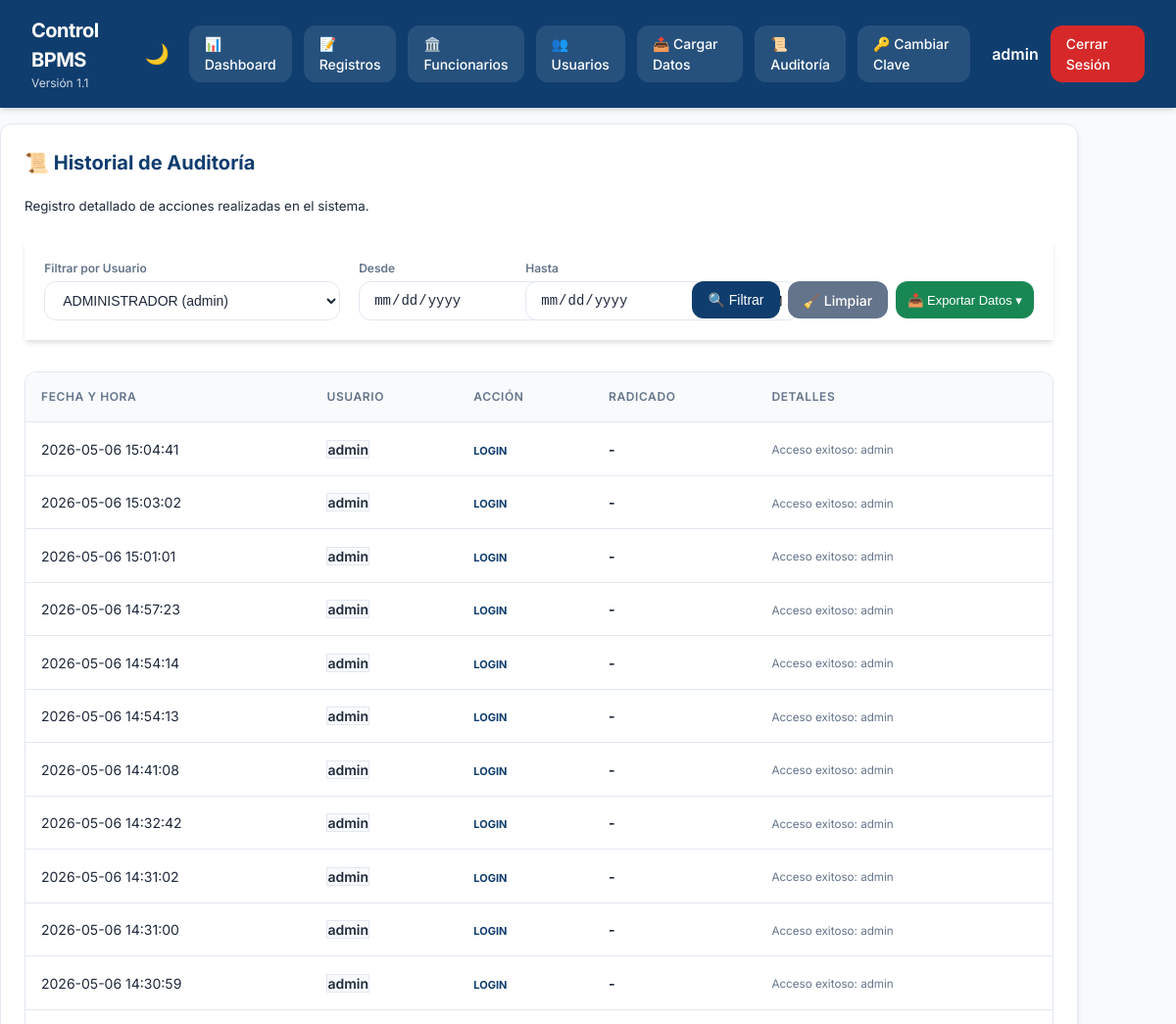
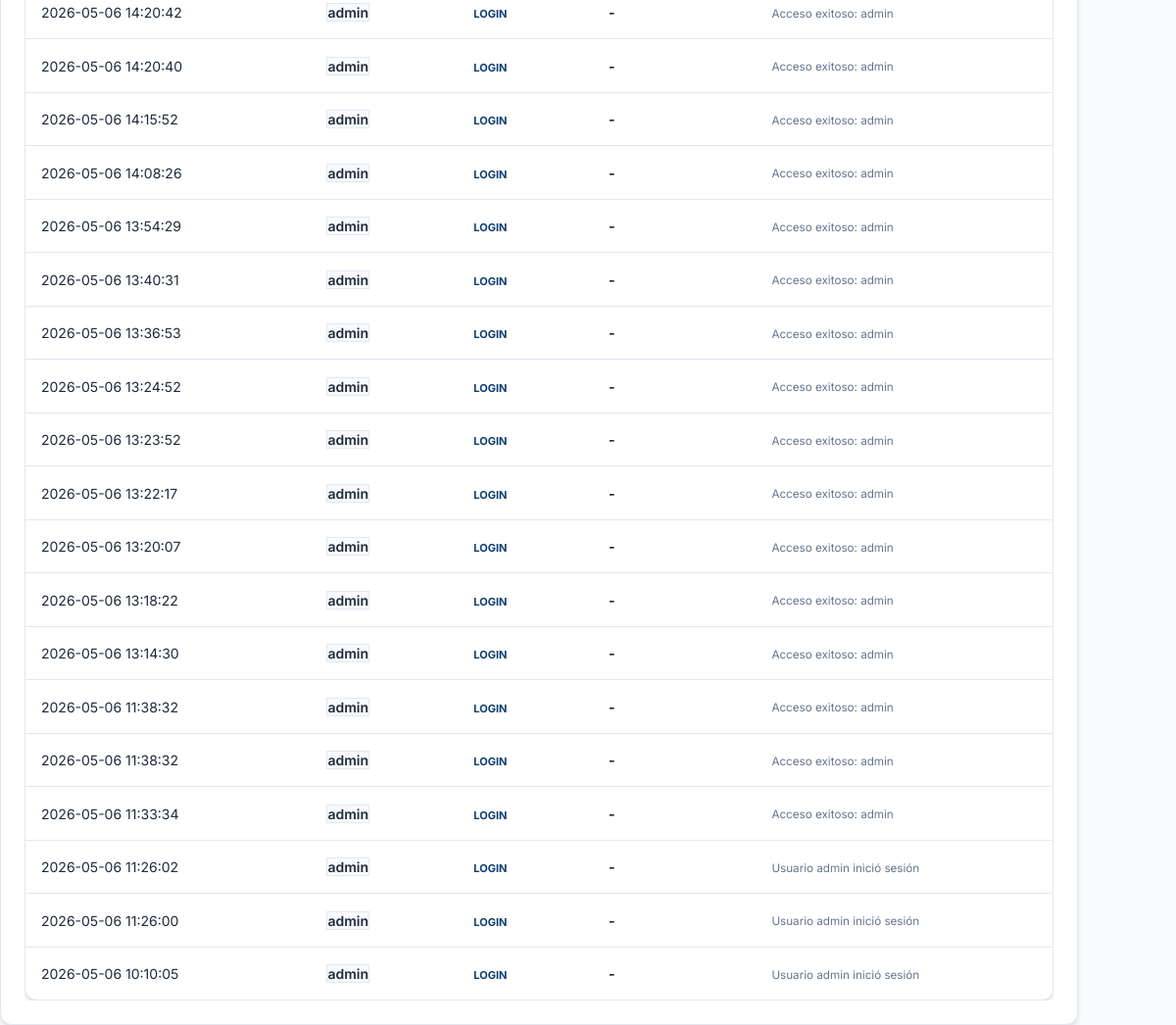
/admin/audit?user_id=1 (signed in), run on the app's committed database (2 pictures, top to bottom).
### tables this page shows
CREATE TABLE users (id INTEGER PRIMARY KEY AUTOINCREMENT, username TEXT UNIQUE NOT NULL, password_hash TEXT NOT NULL, role TEXT NOT NULL CHECK(role IN ('admin','user')), full_name TEXT, is_active INTEGER DEFAULT 1, force_password_change INTEGER DEFAULT 1, last_login_at TEXT);

CREATE TABLE audit_logs (id INTEGER PRIMARY KEY AUTOINCREMENT, user_id INTEGER, action TEXT, details TEXT, radicado TEXT, created_at TEXT);

### app.py (the view)
@app.route("/admin/audit")
def admin_audit():
    user = current_user()
    if not user or user["role"] != "admin": return redirect(url_for("login"))
    uid = request.args.get("user_id", "")
    start = request.args.get("start_date", "")
    end = request.args.get("end_date", "")
    query = "SELECT a.*, u.username FROM audit_logs a LEFT JOIN users u ON a.user_id = u.id WHERE 1=1"
    params = []
    if uid:
        query += " AND a.user_id = ?"
        params.append(uid)
    if start:
        query += " AND a.created_at >= ?"
        params.append(f"{start} 00:00:00")
    if end:
        query += " AND a.created_at <= ?"
        params.append(f"{end} 23:59:59")
    query += " ORDER BY a.created_at DESC LIMIT 500"
    logs = database.query_all(query, tuple(params))
    users = database.query_all("SELECT id, username, full_name FROM users ORDER BY full_name")
    return render_template("admin_audit.html", title="Auditoría", user=user, logs=logs,
                           users_list=users, current_uid=uid, current_start=start, current_end=end)

### app.py (called while the page is built)
def current_user():
    username = session.get("username")
    return database.query_one("SELECT * FROM users WHERE username=?", (username,)) if username else None

### database.py (called while the page is built)
@contextmanager
def get_db():
    conn = sqlite3.connect(DB_PATH)
    conn.row_factory = sqlite3.Row
    try:
        yield conn
    finally:
        conn.close()

def query_all(sql, params=()):
    with get_db() as conn:
        return [dict(row) for row in conn.execute(sql, params).fetchall()]

def query_one(sql, params=()):
    with get_db() as conn:
        row = conn.execute(sql, params).fetchone()
        return dict(row) if row else None

### templates/admin_audit.html (shortened to what this page needs)
{% extends "base.html" %}
{% block content %}
<div class="panel narrow" style="max-width: 1100px;">
    <h2>📜 Historial de Auditoría</h2>
    <p><small>Registro detallado de acciones realizadas en el sistema.</small></p>
    <form class="filters glass" method="get" style="margin-top: 1.5rem; padding: 1.2rem; display: flex; flex-direction: row; flex-wrap: wrap; align-items: flex-end; gap: 1.2rem; position: relative; z-index: 1050; overflow: visible !important;">
        <div class="field" style="flex: 2; min-width: 200px;">
            <label>Filtrar por Usuario</label>
            <select name="user_id">
                {% for u in users_list %}
                <option value="{{ u.id }}" {% if current_uid == u.id|string %}selected{% endif %}>{{ u.full_name }} ({{ u.username }})</option>
                {% endfor %}
            </select>
        </div>
        <div class="field" style="flex: 1; min-width: 140px;">
            <label>Desde</label>
            <input type="date" name="start_date" value="{{ current_start }}">
        </div>
        <div class="field" style="flex: 1; min-width: 140px;">
            <label>Hasta</label>
            <input type="date" name="end_date" value="{{ current_end }}">
        </div>
        <div style="display: flex; gap: 0.5rem; align-items: center; padding-bottom: 2px;">
            <button type="submit" class="btn btn-primary" style="height: 38px;">🔍 Filtrar</button>
            <a href="{{ url_for('admin_audit') }}" class="btn btn-muted" style="height: 38px; display: flex; align-items: center;">🧹 Limpiar</a>
            <div class="export-dropdown">
                <button type="button" class="btn btn-success" style="padding: 6px 12px; font-size: 13px; height: 38px;">📥 Exportar Datos ▾</button>
            </div>
        </div>
    </form>
    <div class="table-wrap" style="padding: 0; margin-top: 2rem;">
        <table>
            <thead>
                <tr>
                    <th>Fecha y Hora</th>
                    <th>Usuario</th>
                    <th>Acción</th>
                    <th>Radicado</th>
                    <th>Detalles</th>
                </tr>
            </thead>
            <tbody>
                {% for log in logs %}
                <tr>
                    <td style="white-space: nowrap;">{{ log.created_at }}</td>
                    <td><span class="badge" style="background: var(--bg); border: 1px solid var(--border); font-weight: 600;">{{ log.username or 'SISTEMA' }}</span></td>
                    <td><b style="font-size: 11px; color: var(--primary);">{{ log.action }}</b></td>
                    <td><b>{{ log.radicado or '-' }}</b></td>
                    <td><small style="color: var(--text-muted);">{{ log.details }}</small></td>
                </tr>
                {% endfor %}
            </tbody>
        </table>
    </div>
</div>
{% endblock %}

### templates/base.html (shortened to what this page needs)
<!DOCTYPE html>
<html lang="es">
<head>
    <link rel="stylesheet" href="{{ url_for('static', filename='styles.css') }}">
</head>
<body class="{% if request.cookies.get('theme') == 'dark' %}dark-mode{% endif %}">
    {% if user %}
    <header class="topbar">
        <div class="topbar-left">
            <h1>Control BPMS</h1>
            <div class="sub">Versión 1.1</div>
        </div>
        <nav class="nav-right">
            <button class="theme-toggle" id="themeToggle" title="Cambiar tema">
                {% if request.cookies.get('theme') == 'dark' %}☀️{% else %}🌙{% endif %}
            </button>
            <a href="{{ url_for('dashboard') }}" class="navbtn">📊 Dashboard</a>
            <a href="{{ url_for('registros') }}" class="navbtn">📝 Registros</a>
            {% if user.role == 'admin' %}
            <a href="{{ url_for('admin_hacienda') }}" class="navbtn">🏛️ Funcionarios</a>
            <a href="{{ url_for('admin_users') }}" class="navbtn">👥 Usuarios</a>
            <a href="{{ url_for('admin_upload') }}" class="navbtn">📤 Cargar Datos</a>
            <a href="{{ url_for('admin_audit') }}" class="navbtn">📜 Auditoría</a>
            {% endif %}
            <a href="{{ url_for('change_password') }}" class="navbtn">🔑 Cambiar Clave</a>
            <span class="user-badge" style="margin-left: 10px; font-weight: 600;">{{ user.username }}</span>
            <a href="{{ url_for('logout') }}" class="logout">Cerrar Sesión</a>
        </nav>
    </header>
    {% endif %}
    <main class="content">
        {% block content %}{% endblock %}
    </main>
</body>
</html>

### static/styles.css (style rules this page uses)
:root { --primary: #0f3d6e; --primary-light: #1e56a0; --secondary: #f77f00; --success: #198754; --danger: #d62828; --warning: #fcbf49; --info: #4cc9f0; --bg: #f8fafc; --surface: #ffffff; --text: #1e293b; --text-muted: #64748b; --border: #e2e8f0; --shadow: 0 4px 6px -1px rgb(0 0 0 / 0.1), 0 2px 4px -2px rgb(0 0 0 / 0.1); --glass-bg: rgba(255, 255, 255, 0.7); --glass-border: rgba(255, 255, 255, 0.3); --radius: 12px; --transition: all 0.3s cubic-bezier(0.4, 0, 0.2, 1); }
* { box-sizing: border-box; margin: 0; padding: 0; }
body { font-family: 'Inter', system-ui, -apple-system, sans-serif; background-color: var(--bg); color: var(--text); line-height: 1.5; transition: var(--transition); min-height: 100vh; }
.glass { background: var(--glass-bg); backdrop-filter: blur(12px); -webkit-backdrop-filter: blur(12px); border: 1px solid var(--glass-border); box-shadow: var(--shadow); }
.topbar { display: flex; justify-content: space-between; align-items: center; padding: 1rem 2rem; background-color: var(--primary); color: white; position: sticky; top: 0; z-index: 1000; box-shadow: var(--shadow); }
.topbar-left h1 { font-size: 1.25rem; font-weight: 700; letter-spacing: -0.025em; }
.topbar-left .sub { font-size: 0.75rem; opacity: 0.8; }
.nav-right { display: flex; gap: 0.75rem; align-items: center; }
.navbtn, .logout, .btn { padding: 0.5rem 1rem; border-radius: var(--radius); text-decoration: none; font-weight: 500; font-size: 0.875rem; transition: var(--transition); border: none; cursor: pointer; display: inline-flex; align-items: center; gap: 0.5rem; }
.navbtn { background: rgba(255, 255, 255, 0.1); color: white; }
.logout { background: var(--danger); color: white; }
.theme-toggle { background: transparent; border: none; color: white; font-size: 1.25rem; cursor: pointer; padding: 0.5rem; border-radius: 50%; transition: var(--transition); }
.filters { display: flex; flex-wrap: wrap; gap: 0.75rem; padding: 0 2rem 1.5rem; align-items: center; }
.filters select, .filters input, .stack input, .stack select, textarea { padding: 0.625rem 0.875rem; border: 1px solid var(--border); border-radius: var(--radius); background-color: var(--surface); color: var(--text); font-size: 0.875rem; transition: var(--transition); outline: none; }
.filters input { min-width: 280px; }
.btn-primary { background: var(--primary); color: white; }
.btn-muted { background: var(--text-muted); color: white; }
.btn-success { background: var(--success); color: white; }
.table-wrap { padding: 0 2rem 2rem; overflow-x: auto; }
table { width: 100%; border-collapse: separate; border-spacing: 0; background-color: var(--surface); border-radius: var(--radius); overflow: hidden; border: 1px solid var(--border); box-shadow: var(--shadow); }
th, td { padding: 1rem; font-size: 0.875rem; text-align: left; border-bottom: 1px solid var(--border); }
th { background-color: var(--bg); font-weight: 600; color: var(--text-muted); text-transform: uppercase; font-size: 0.75rem; letter-spacing: 0.05em; position: sticky; top: 0; }
tr:last-child td { border-bottom: none; }
.panel { background-color: var(--surface); border: 1px solid var(--border); border-radius: var(--radius); padding: 1.5rem; box-shadow: var(--shadow); }
.panel h2 { margin-bottom: 1rem; font-size: 1.25rem; color: var(--primary); }
.field { display: flex; flex-direction: column; gap: 0.25rem; }
.field label { font-size: 0.75rem; font-weight: 600; color: var(--text-muted); }
.card, tr, .panel { animation: fadeIn 0.4s ease-out forwards; }
.export-dropdown { position: relative; display: inline-block; z-index: 1010; }

### data on the page
users: username "admin"
audit_logs: created_at "2026-05-06 15:04:41", username "admin", action "LOGIN", radicado "-", details "Acceso exitoso: admin"
audit_logs: created_at "2026-05-06 15:03:02", username "admin", action "LOGIN", radicado "-", details "Acceso exitoso: admin"
audit_logs: created_at "2026-05-06 15:01:01", username "admin", action "LOGIN", radicado "-", details "Acceso exitoso: admin"
audit_logs: created_at "2026-05-06 14:57:23", username "admin", action "LOGIN", radicado "-", details "Acceso exitoso: admin"
audit_logs: created_at "2026-05-06 14:54:14", username "admin", action "LOGIN", radicado "-", details "Acceso exitoso: admin"
audit_logs: created_at "2026-05-06 14:54:13", username "admin", action "LOGIN", radicado "-", details "Acceso exitoso: admin"
audit_logs: created_at "2026-05-06 14:41:08", username "admin", action "LOGIN", radicado "-", details "Acceso exitoso: admin"
audit_logs: created_at "2026-05-06 14:32:42", username "admin", action "LOGIN", radicado "-", details "Acceso exitoso: admin"
audit_logs: created_at "2026-05-06 14:31:02", username "admin", action "LOGIN", radicado "-", details "Acceso exitoso: admin"
audit_logs: created_at "2026-05-06 14:31:00", username "admin", action "LOGIN", radicado "-", details "Acceso exitoso: admin"
audit_logs: created_at "2026-05-06 14:30:59", username "admin", action "LOGIN", radicado "-", details "Acceso exitoso: admin"
audit_logs: created_at "2026-05-06 14:20:42", username "admin", action "LOGIN", radicado "-", details "Acceso exitoso: admin"
audit_logs: created_at "2026-05-06 14:20:40", username "admin", action "LOGIN", radicado "-", details "Acceso exitoso: admin"
audit_logs: created_at "2026-05-06 14:15:52", username "admin", action "LOGIN", radicado "-", details "Acceso exitoso: admin"
audit_logs: created_at "2026-05-06 14:08:26", username "admin", action "LOGIN", radicado "-", details "Acceso exitoso: admin"
audit_logs: created_at "2026-05-06 13:54:29", username "admin", action "LOGIN", radicado "-", details "Acceso exitoso: admin"
audit_logs: created_at "2026-05-06 13:40:31", username "admin", action "LOGIN", radicado "-", details "Acceso exitoso: admin"
audit_logs: created_at "2026-05-06 13:36:53", username "admin", action "LOGIN", radicado "-", details "Acceso exitoso: admin"
audit_logs: created_at "2026-05-06 13:24:52", username "admin", action "LOGIN", radicado "-", details "Acceso exitoso: admin"
audit_logs: created_at "2026-05-06 13:23:52", username "admin", action "LOGIN", radicado "-", details "Acceso exitoso: admin"
audit_logs: created_at "2026-05-06 13:22:17", username "admin", action "LOGIN", radicado "-", details "Acceso exitoso: admin"
audit_logs: created_at "2026-05-06 13:20:07", username "admin", action "LOGIN", radicado "-", details "Acceso exitoso: admin"
audit_logs: created_at "2026-05-06 13:18:22", username "admin", action "LOGIN", radicado "-", details "Acceso exitoso: admin"
audit_logs: created_at "2026-05-06 13:14:30", username "admin", action "LOGIN", radicado "-", details "Acceso exitoso: admin"
audit_logs: created_at "2026-05-06 11:38:32", username "admin", action "LOGIN", radicado "-", details "Acceso exitoso: admin"
audit_logs: created_at "2026-05-06 11:38:32", username "admin", action "LOGIN", radicado "-", details "Acceso exitoso: admin"
audit_logs: created_at "2026-05-06 11:33:34", username "admin", action "LOGIN", radicado "-", details "Acceso exitoso: admin"
audit_logs: created_at "2026-05-06 11:26:02", username "admin", action "LOGIN", radicado "-", details "Usuario admin inició sesión"
audit_logs: created_at "2026-05-06 11:26:00", username "admin", action "LOGIN", radicado "-", details "Usuario admin inició sesión"
audit_logs: created_at "2026-05-06 10:10:05", username "admin", action "LOGIN", radicado "-", details "Usuario admin inició sesión"

### other printed values
form field user_id "ADMINISTRADOR (admin)"
